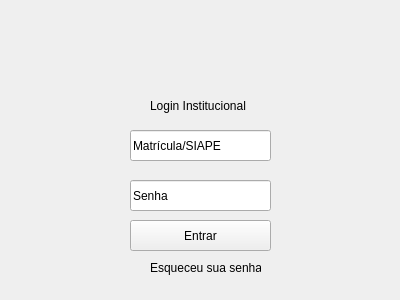
<?xml version="1.0" encoding="UTF-8"?>
<ui version="4.0">
 <class>LoginDialog</class>
 <widget class="QDialog" name="LoginDialog">
  <property name="geometry">
   <rect>
    <x>0</x>
    <y>0</y>
    <width>400</width>
    <height>300</height>
   </rect>
  </property>
  <property name="windowTitle">
   <string>Dialog</string>
  </property>
  <widget class="QStackedWidget" name="stackedWidget">
   <property name="geometry">
    <rect>
     <x>0</x>
     <y>0</y>
     <width>401</width>
     <height>301</height>
    </rect>
   </property>
   <property name="currentIndex">
    <number>3</number>
   </property>
   <widget class="QWidget" name="page">
    <widget class="QPushButton" name="btnInstitucional">
     <property name="geometry">
      <rect>
       <x>80</x>
       <y>110</y>
       <width>231</width>
       <height>71</height>
      </rect>
     </property>
     <property name="text">
      <string>Entrar com credenciais institucionais</string>
     </property>
    </widget>
    <widget class="QPushButton" name="btnExterno">
     <property name="geometry">
      <rect>
       <x>80</x>
       <y>200</y>
       <width>231</width>
       <height>71</height>
      </rect>
     </property>
     <property name="text">
      <string>Acesso Externo</string>
     </property>
    </widget>
    <widget class="QLabel" name="label">
     <property name="geometry">
      <rect>
       <x>150</x>
       <y>10</y>
       <width>101</width>
       <height>81</height>
      </rect>
     </property>
     <property name="text">
      <string/>
     </property>
     <property name="pixmap">
      <pixmap>logoSL.png</pixmap>
     </property>
     <property name="scaledContents">
      <bool>true</bool>
     </property>
    </widget>
   </widget>
   <widget class="QWidget" name="page_2">
    <widget class="QLabel" name="label_3">
     <property name="geometry">
      <rect>
       <x>150</x>
       <y>10</y>
       <width>101</width>
       <height>81</height>
      </rect>
     </property>
     <property name="text">
      <string/>
     </property>
     <property name="pixmap">
      <pixmap>logoSL.png</pixmap>
     </property>
     <property name="scaledContents">
      <bool>true</bool>
     </property>
    </widget>
    <widget class="QPushButton" name="btnEntrar">
     <property name="geometry">
      <rect>
       <x>130</x>
       <y>230</y>
       <width>141</width>
       <height>31</height>
      </rect>
     </property>
     <property name="text">
      <string>Entrar</string>
     </property>
    </widget>
    <widget class="QPushButton" name="btnIrParaCadastro">
     <property name="geometry">
      <rect>
       <x>300</x>
       <y>270</y>
       <width>71</width>
       <height>21</height>
      </rect>
     </property>
     <property name="text">
      <string>Cadastrar</string>
     </property>
    </widget>
    <widget class="QPushButton" name="pushButton_3">
     <property name="geometry">
      <rect>
       <x>20</x>
       <y>270</y>
       <width>111</width>
       <height>21</height>
      </rect>
     </property>
     <property name="text">
      <string>Esqueceu a senha?</string>
     </property>
    </widget>
    <widget class="QLineEdit" name="txtUser">
     <property name="geometry">
      <rect>
       <x>130</x>
       <y>130</y>
       <width>141</width>
       <height>31</height>
      </rect>
     </property>
     <property name="text">
      <string>Usuário</string>
     </property>
    </widget>
    <widget class="QLineEdit" name="txtSenha_2">
     <property name="geometry">
      <rect>
       <x>130</x>
       <y>180</y>
       <width>141</width>
       <height>31</height>
      </rect>
     </property>
     <property name="text">
      <string>Senha</string>
     </property>
    </widget>
   </widget>
   <widget class="QWidget" name="page_3">
    <widget class="QLabel" name="label_4">
     <property name="geometry">
      <rect>
       <x>150</x>
       <y>10</y>
       <width>101</width>
       <height>81</height>
      </rect>
     </property>
     <property name="text">
      <string/>
     </property>
     <property name="pixmap">
      <pixmap>logoSL.png</pixmap>
     </property>
     <property name="scaledContents">
      <bool>true</bool>
     </property>
    </widget>
    <widget class="QPushButton" name="btnConfirmarCadastro">
     <property name="geometry">
      <rect>
       <x>80</x>
       <y>250</y>
       <width>231</width>
       <height>41</height>
      </rect>
     </property>
     <property name="text">
      <string>Cadastrar</string>
     </property>
    </widget>
    <widget class="QLabel" name="label_2">
     <property name="geometry">
      <rect>
       <x>150</x>
       <y>90</y>
       <width>111</width>
       <height>20</height>
      </rect>
     </property>
     <property name="text">
      <string>Cadastro de usuário</string>
     </property>
    </widget>
    <widget class="QLineEdit" name="txtNomeCad">
     <property name="geometry">
      <rect>
       <x>80</x>
       <y>120</y>
       <width>231</width>
       <height>22</height>
      </rect>
     </property>
     <property name="text">
      <string>Nome Completo</string>
     </property>
    </widget>
    <widget class="QLineEdit" name="txtCPFCad_2">
     <property name="geometry">
      <rect>
       <x>80</x>
       <y>150</y>
       <width>231</width>
       <height>22</height>
      </rect>
     </property>
     <property name="text">
      <string>CPF</string>
     </property>
    </widget>
    <widget class="QLineEdit" name="txtEmailCad">
     <property name="geometry">
      <rect>
       <x>80</x>
       <y>180</y>
       <width>231</width>
       <height>22</height>
      </rect>
     </property>
     <property name="text">
      <string>Email</string>
     </property>
    </widget>
    <widget class="QLineEdit" name="txtSenhaCad">
     <property name="geometry">
      <rect>
       <x>80</x>
       <y>210</y>
       <width>231</width>
       <height>22</height>
      </rect>
     </property>
     <property name="text">
      <string>Senha</string>
     </property>
    </widget>
   </widget>
   <widget class="QWidget" name="page_4">
    <widget class="QLineEdit" name="txtMatriculaInst">
     <property name="geometry">
      <rect>
       <x>130</x>
       <y>130</y>
       <width>141</width>
       <height>31</height>
      </rect>
     </property>
     <property name="text">
      <string>Matrícula/SIAPE</string>
     </property>
    </widget>
    <widget class="QLineEdit" name="txtSenhaInst">
     <property name="geometry">
      <rect>
       <x>130</x>
       <y>180</y>
       <width>141</width>
       <height>31</height>
      </rect>
     </property>
     <property name="text">
      <string>Senha</string>
     </property>
    </widget>
    <widget class="QLabel" name="label_5">
     <property name="geometry">
      <rect>
       <x>150</x>
       <y>10</y>
       <width>101</width>
       <height>81</height>
      </rect>
     </property>
     <property name="text">
      <string/>
     </property>
     <property name="pixmap">
      <pixmap>logoSL.png</pixmap>
     </property>
     <property name="scaledContents">
      <bool>true</bool>
     </property>
    </widget>
    <widget class="QLabel" name="label_6">
     <property name="geometry">
      <rect>
       <x>150</x>
       <y>90</y>
       <width>111</width>
       <height>31</height>
      </rect>
     </property>
     <property name="text">
      <string>Login Institucional</string>
     </property>
    </widget>
    <widget class="QLabel" name="label_7">
     <property name="geometry">
      <rect>
       <x>150</x>
       <y>260</y>
       <width>111</width>
       <height>16</height>
      </rect>
     </property>
     <property name="text">
      <string>Esqueceu sua senha?</string>
     </property>
    </widget>
    <widget class="QPushButton" name="pushButton">
     <property name="geometry">
      <rect>
       <x>130</x>
       <y>220</y>
       <width>141</width>
       <height>31</height>
      </rect>
     </property>
     <property name="text">
      <string>Entrar</string>
     </property>
    </widget>
   </widget>
  </widget>
 </widget>
 <resources/>
 <connections/>
</ui>
